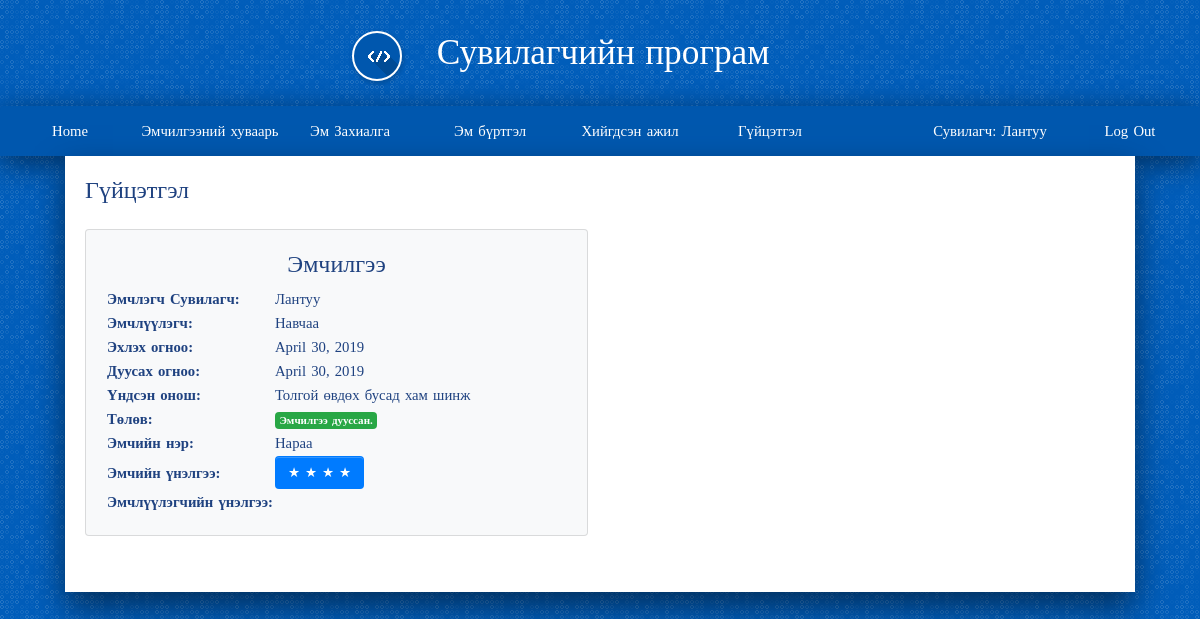
The app's page /drug/reviews/ (signed in), older data.
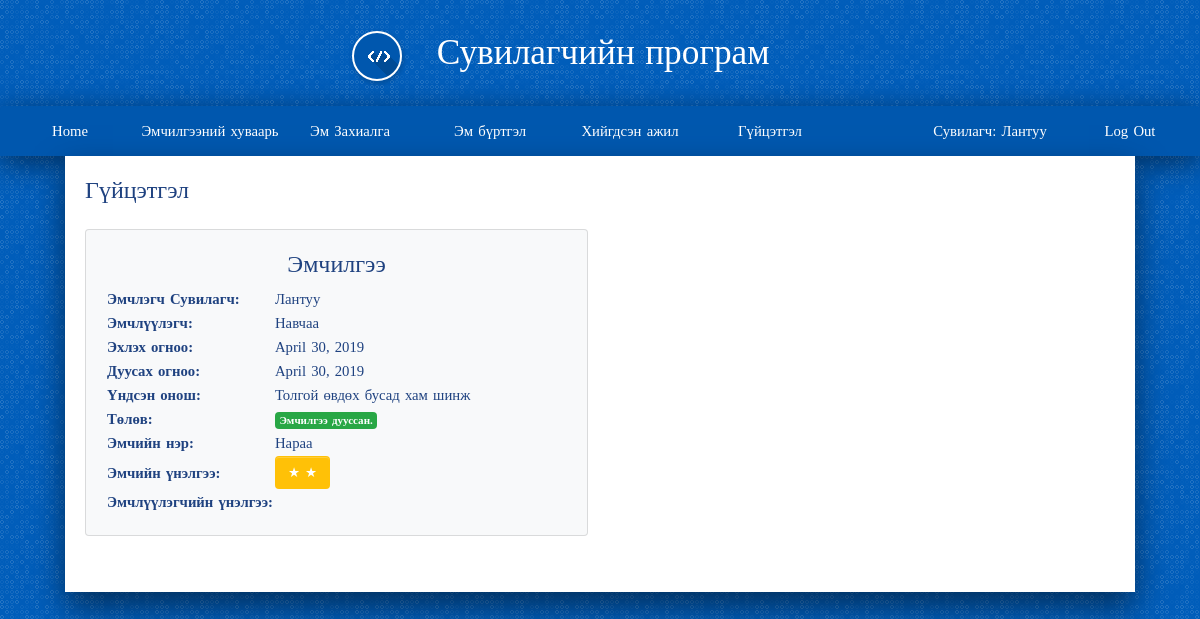
The same page, newer data.
### drug/models.py (models this page shows)
class Doctor_review(models.Model):
    emchilgee = models.IntegerField(default=0)
    doctor = models.ForeignKey(Worker, on_delete=models.SET_NULL, null=True, blank=True)
    review = models.IntegerField(default=1)

### account/models.py (models this page shows, shortened)
class Worker(models.Model):
    user            = models.OneToOneField(User, on_delete=models.CASCADE, primary_key=True, related_name='worker')
    firstname       = models.CharField(max_length=200)
    lastname        = models.CharField(max_length=200)
    register        = models.CharField(max_length=200)
    gender          = models.ForeignKey(Gender,on_delete=models.SET_NULL, null=True, blank=True)
    age             = models.IntegerField(null=True, blank=True)
    degree          = models.ForeignKey(Degree, on_delete=models.SET_NULL, null=True, blank=True)
    position        = models.ForeignKey(Position, on_delete=models.SET_NULL, null=True, blank=True)
    def __str__(self):
        return self.firstname
    def is_doctor(self):
        return self.position.name == "Эмч"

### drug/views.py (the view)
def reviews(request, template_name='drug/reviews.html'):
    data = {}
    temp = []
    today = date.today()
    doctor_review = Doctor_review.objects.all()
    costumer_review = Costumer_review.objects.all()
    emchilgee = Emchilgee.objects.filter(worker = request.user.worker)
    for item in emchilgee:
        if item.end_date < today:
            temp.append(item)
    emchilgee = temp
    data['costumer_review'] = costumer_review
    data['doctor_review'] = doctor_review
    data['emchilgee'] = emchilgee
    return render(request, template_name, data)

### account/models.py (called while the page is built)
    def __str__(self):
        return self.firstname

### drug/models.py (called while the page is built)
    def __str__(self):
        return self.disc

    def is_started(self):
        return self.start_date <= date.today()

    def is_done(self):
        return self.end_date < date.today()

### drug/templates/drug/reviews.html (shortened to what this page needs)
{% extends 'base.html' %}
{% load staticfiles %}
{% load bootstrap3 %}
{% block content %}
<h4>Гүйцэтгэл</h4>
<div class="split split2">
  {% for items in emchilgee %}
    <div class="card bg-light my-3">
      <div class="card-body text-left">
        <h4 class="text-center"> Эмчилгээ </h4>
        <table>
          <tbody>
            <tr>
              <th> Эмчлэгч  Сувилагч: </th>
              <td> {{ items.worker }} </td>
            </tr>
            <tr>
              <th> Эмчлүүлэгч: </th>
              <td> {{ items.costumer }} </td>
            </tr>
            <tr>
              <th> Эхлэх огноо: </th>
              <td> {{ items.start_date }} </td>
            </tr>
            <tr>
              <th> Дуусах огноо: </th>
              <td> {{ items.end_date }} </td>
            </tr>
            <tr>
              <th> Үндсэн онош: </th>
              <td> {{ items.onosh }} </td>
            </tr>
            <tr>
              <th> Төлөв: </th>
              <td>
                {% if items.is_started %}
                  {% if items.is_done %}
                    <span class="badge badge-success">Эмчилгээ дууссан.</span>
                  {% else %}
                    <span class="badge badge-warning">Эмчилгээ хийгдэж байгаа.</span>
                  {% endif %}
                {% else %}
                  <span class="badge badge-danger">Эмчилгээ эхлээгүй.</span>
                {% endif %}
              </td>
            </tr>
            {% if request.user.is_worker %}
              <tr>
                <th> Эмчийн нэр: </th>
                <td>
                  {% for review in doctor_review %}
                    {% if items.id == review.emchilgee %}
                      {{ review.doctor }}
                    {% endif %}
                  {% endfor %}
                </td>
              </tr>
              <tr>
                <th> Эмчийн  үнэлгээ: </th>
                <td>
                  {% for review in doctor_review %}
                    {% if items.id == review.emchilgee %}
                      {% if review.review == 1 %}
                        <a href="#" class="btn btn-danger btn-lg">★</a>
                      {% elif review.review == 2%}
                        <a href="#" class="btn btn-warning btn-lg">★ ★</a>
                      {% elif review.review == 3%}
                        <a href="#" class="btn btn-info btn-lg">★ ★ ★</a>
                      {% elif review.review == 4%}
                        <a href="#" class="btn btn-primary btn-lg">★ ★ ★ ★</a>
                      {% elif review.review == 5 %}
                        <a href="#" class="btn btn-success btn-lg">★ ★ ★ ★ ★</a>
                      {% endif %}
                    {% endif %}
                  {% endfor %}
                </td>
              </tr>
            {% endif %}
            <tr>
              <th> Эмчлүүлэгчийн үнэлгээ: </th>
              <td>
              </td>
            </tr>
          </tbody>
        </table>
      </div>
    </div>
  {% endfor %}
</div>
{% endblock %}

Row changes from the older to the newer data that the page shows:
changed Doctor_review "Нараа": review "★ ★ ★ ★" → "★ ★"
